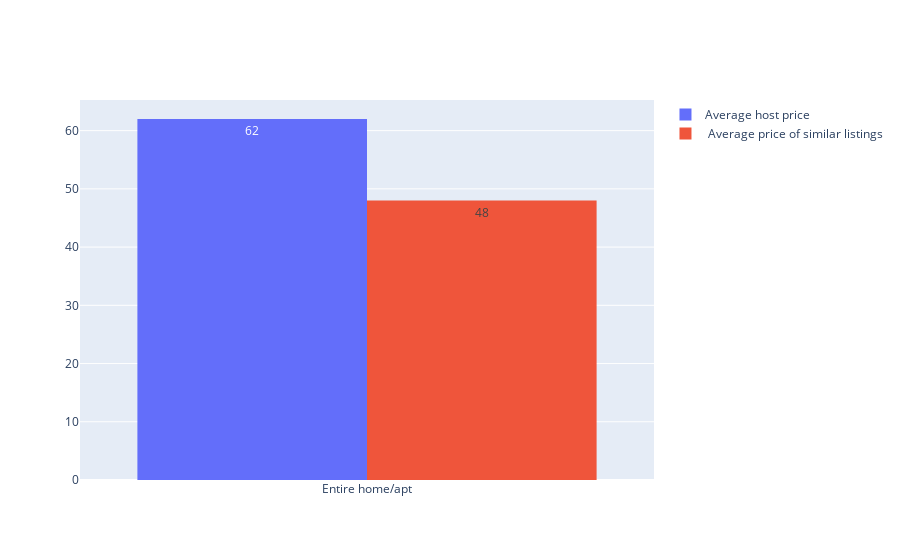

The cell this chart's notebook holds for it:
### Code cell
import plotly.graph_objects as go

fig = go.Figure()
fig.add_trace(go.Histogram(histfunc="avg", y=listings_single['price'], x=listings_single['room_type'], name="Average host price", texttemplate="%{y:.2}"))
fig.add_trace(go.Histogram(histfunc="avg", y=listings_types['price'], x=listings_single['room_type'], name=" Average price of similar listings", texttemplate="%{y:.2}"))
fig.show()

### Figure 1 — Plotly figure (JSON) as saved in the notebook; plotly's stock layout.template omitted (floating-point values rounded to 4 significant figures)
{"data": [{"histfunc": "avg", "name": "Average host price", "texttemplate": "%{y:.2}", "type": "histogram", "x": ["Entire home/apt"], "y": [62]}, {"histfunc": "avg", "name": " Average price of similar listings", "texttemplate": "%{y:.2}", "type": "histogram", "x": ["Entire home/apt"], "y": [48, 49, 62, 70, 50, 34, 15, 58, 75, 69, 43, 60, 43, 67, 48]}], "layout": {}}
